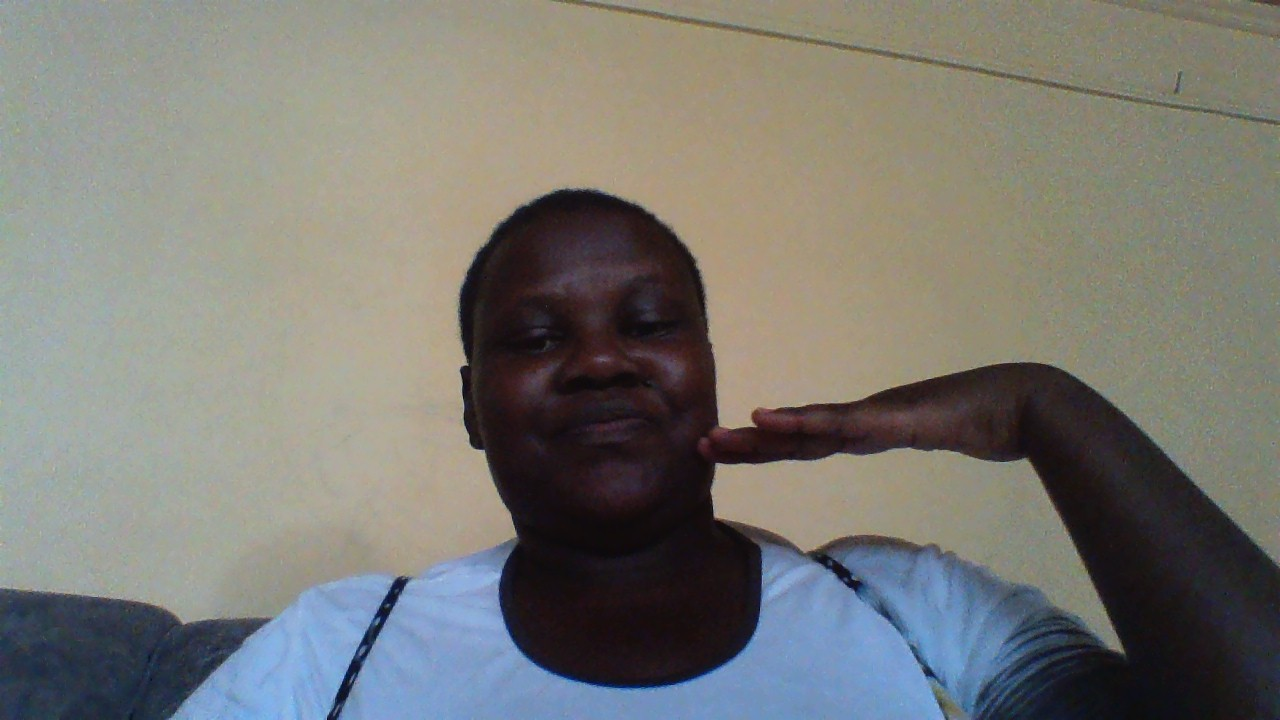
#> input picture traindata/WIN_20241206_14_05_29_Pro.jpg, 1280 x 720 px, given in place of the camera
$ jupyter execute --allow-errors facedetection.ipynb   (text cells are left out)
#> lines starting #> are read from the running program, lines starting #| are printed output that depends on the picture; after the words box and inside, x2 and y2 are one past the last pixel; in counts of white or black regions, pixels touching at a corner belong together
#> further down, video_frame is the input picture: shape (720, 1280, 3); mean B, G, R 115.8, 121.3, 122
[cell 1]
from google.colab import drive
drive.mount('/content/drive')

[cell 2]
folder_path = '/content/drive/MyDrive/facedetectionproject/traindata'

[cell 3]
import numpy
import cv2
import os
import pandas
import matplotlib.pyplot as plt

[cell 4]
imagepath = os.path.join(":/content/drive/MyDrive/traindata" ,'images')

[cell 5]
images = cv2.imread(":/content/drive/MyDrive/traindata ")

[cell 6]
image = cv2.imread(":/content/drive/MyDrive/traindata /IMG_20241210_111909_614 (1).jpg")

[cell 7]
img = cv2.imread(":/content/drive/MyDrive/traindata /IMG_20241210_111909_614.jpg")

[cell 8]
img = cv2.imread(":/content/drive/MyDrive/traindata /IMG_20241210_111909_614 (1).jpg")

[cell 9]
img = cv2.imread("/content/drive/MyDrive/traindata /IMG_20241210_111931_725.jpg")

#> (a cell that did not finish here is left out)

#> (a cell that did not finish here is left out)

#> (a cell that did not finish here is left out)

#> (a cell that did not finish here is left out)

[cell 14]
face_classifier = cv2.CascadeClassifier(
    cv2.data.haarcascades + "haarcascade_frontalface_default.xml"
)

#> (a cell that did not finish here is left out)

#> (a cell that did not finish here is left out)

#> (a cell that did not finish here is left out)

[cell 18]
import matplotlib.pyplot as plt


plt.figure(figsize=(20,10))
#> (the rest of this cell did not finish here and is left out)

[cell 19]
video_capture = cv2.VideoCapture(0)

[cell 20]
def detect_bounding_box(vid):
    gray_image = cv2.cvtColor(vid, cv2.COLOR_BGR2GRAY)
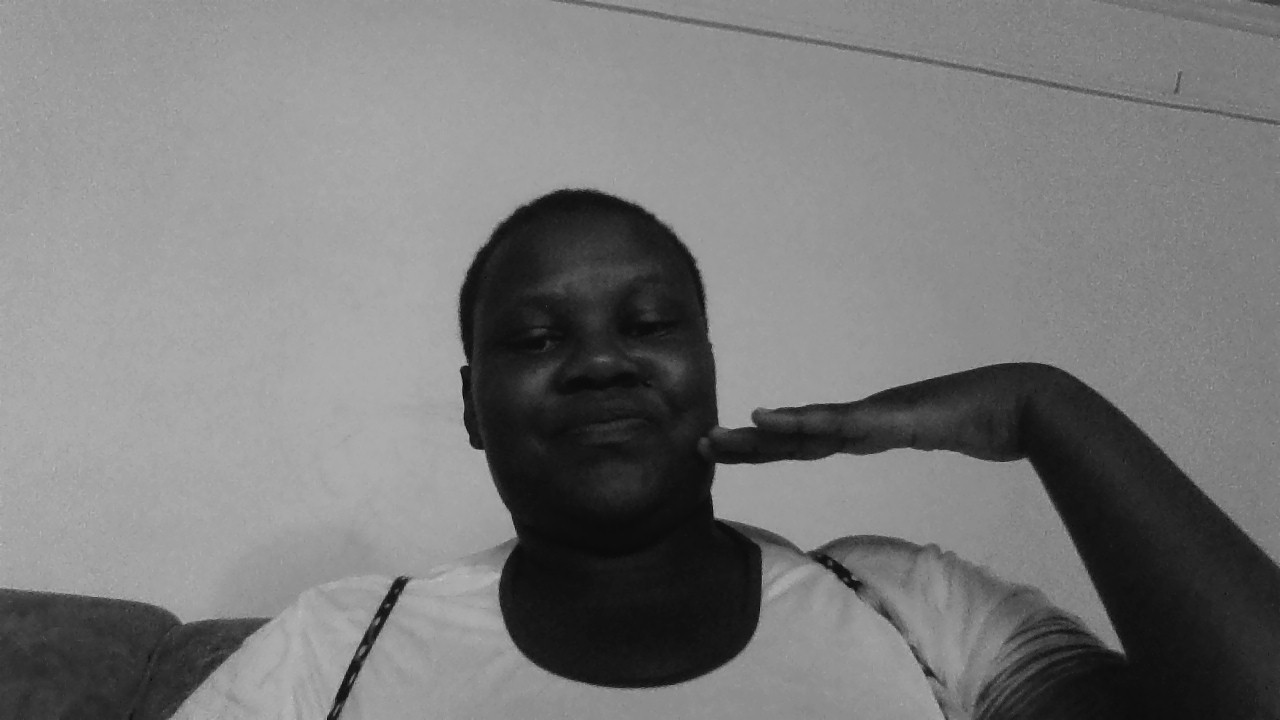
#> gray_image: shape (720, 1280); min 4, max 195, mean 120.9
    faces = face_classifier.detectMultiScale(gray_image, 1.1, 5, minSize=(40, 40))
#> faces = [[474, 230, 245, 245]]
    for (x, y, w, h) in faces:
        cv2.rectangle(vid, (x, y), (x + w, y + h), (0, 255, 0), 4)
#> this loop made 1 pass
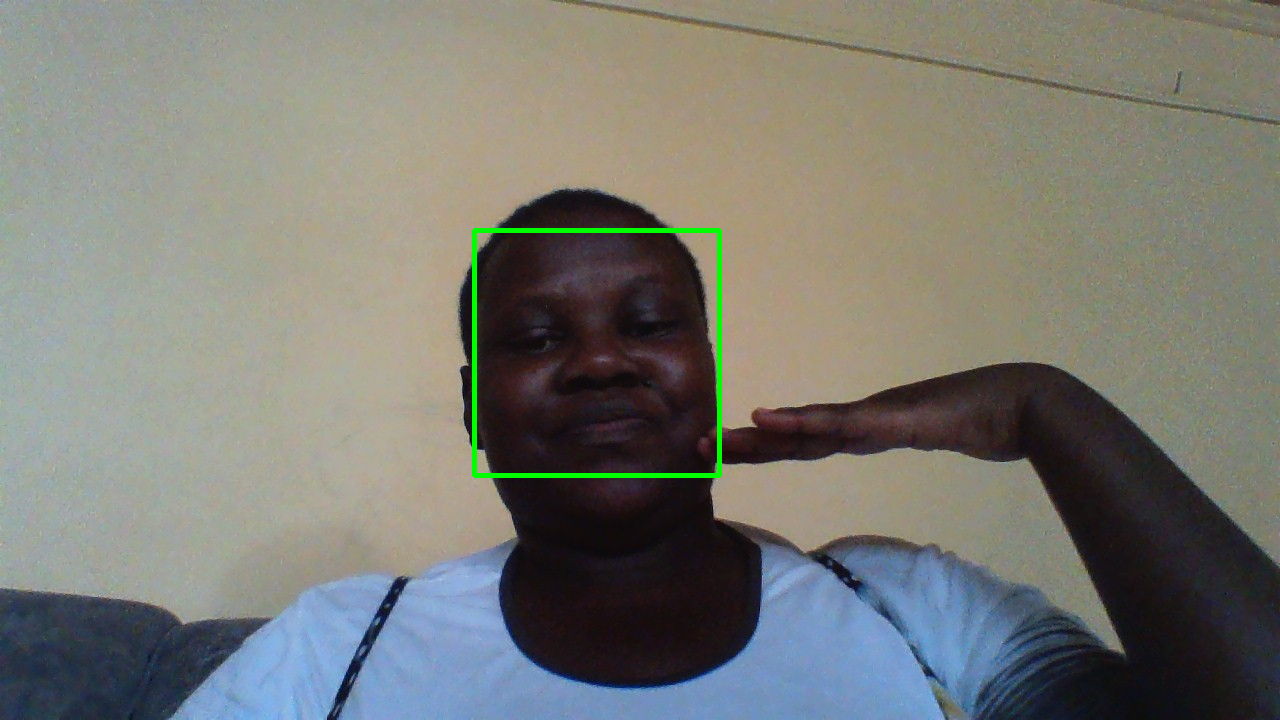
#> vid: shape (720, 1280, 3); 0.53% of pixels changed, all inside (x1, y1, x2, y2) = (472, 228, 722, 478)
    return faces

[cell 21]
while True:

    result, video_frame = video_capture.read()  # read frames from the video
    if result is False:
        break  # terminate the loop if the frame is not read successfully

    faces = detect_bounding_box(
        video_frame
    )  # apply the function we created to the video frame
#> faces = [[474, 230, 245, 245]]

    cv2.imshow(
        "facedetectionproject", video_frame
    )  # display the processed frame in a window named "facedetectionproject"

    if cv2.waitKey(1) & 0xFF == ord("q"):
#> (key q is pressed here)
        break

video_capture.release()
cv2.destroyAllWindows()

[cell 22]
bestmatchimagepath = os.path.join("/content/drive/MyDrive/traindata /IMG_20241210_111909_614.jpg")
bestmatchimage = cv2.imread(bestmatchimagepath)
#> (the rest of this cell did not finish here and is left out)

#> (a cell that did not finish here is left out)

[cell 24]
plt.figure(figsize=(10, 5))
#> (the rest of this cell did not finish here and is left out)

[cell 25]
# script for adding a new face
import os
import numpy as np
import cv2
import matplotlib.pyplot as plt
import pickle

face_data = []
i =0
camera = cv2.VideoCapture(0)
facecascade = cv2.CascadeClassifier(cv2.data.haarcascades + 'haarcascade_frontalface_default.xml')
name = input('Enter your name: ')
#> the answer given: traindata/WIN_20241206_14_05_29_Pro.jpg
ret = True
while(ret):
    ret, frame = camera.read()
    if ret == True:
        gray = cv2.cvtColor(frame, cv2.COLOR_BGR2GRAY)

        face_coordinates = facecascade.detectMultiScale(gray, 1.3, 4)
#> face_coordinates = [[480, 236, 240, 240]]

        for (x, y, w, h) in face_coordinates:
            faces = frame[y:y+h, x:x+w, :]
            resized_faces = cv2.resize(faces, (50, 50))

            if i % 10 == 0 and len(face_data) < 10:
                face_data.append(resized_faces)
            cv2.rectangle(frame, (x, y), (x+w, y+h), (255, 0, 0), 2)
#> this loop made 1 pass
#> pass 1, `faces = frame[y:y+h, x:x+w, :]`:
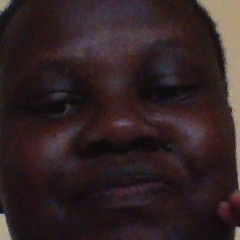
#> faces: shape (240, 240, 3); mean B, G, R 36.5, 34.6, 49.2
#> after the loop:
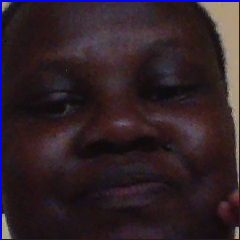
#> faces: shape (240, 240, 3); 2.48% of pixels changed, all inside (x1, y1, x2, y2) = (0, 0, 240, 240)
#> after the loop:
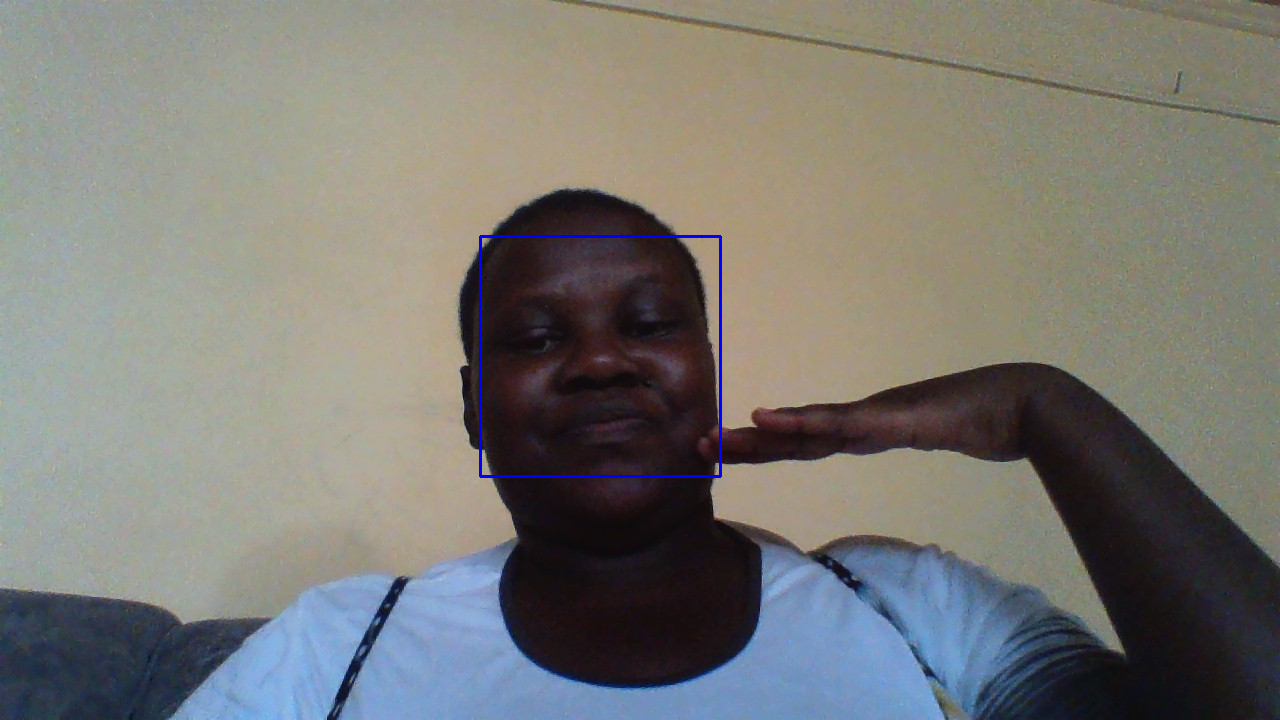
#> frame: shape (720, 1280, 3); 0.31% of pixels changed, all inside (x1, y1, x2, y2) = (479, 235, 722, 478)
#> after the loop, face_data = 1 item
        i += 1

        cv2.imshow('frames', frame)

        if cv2.waitKey(1) == 27 or len(face_data) >= 10:
#> (key q is pressed here)
            break
    else:
        print('error')
        break

cv2.destroyAllWindows()
camera.release()

$ run again, on traindata/WIN_20241206_14_05_30_Pro.jpg
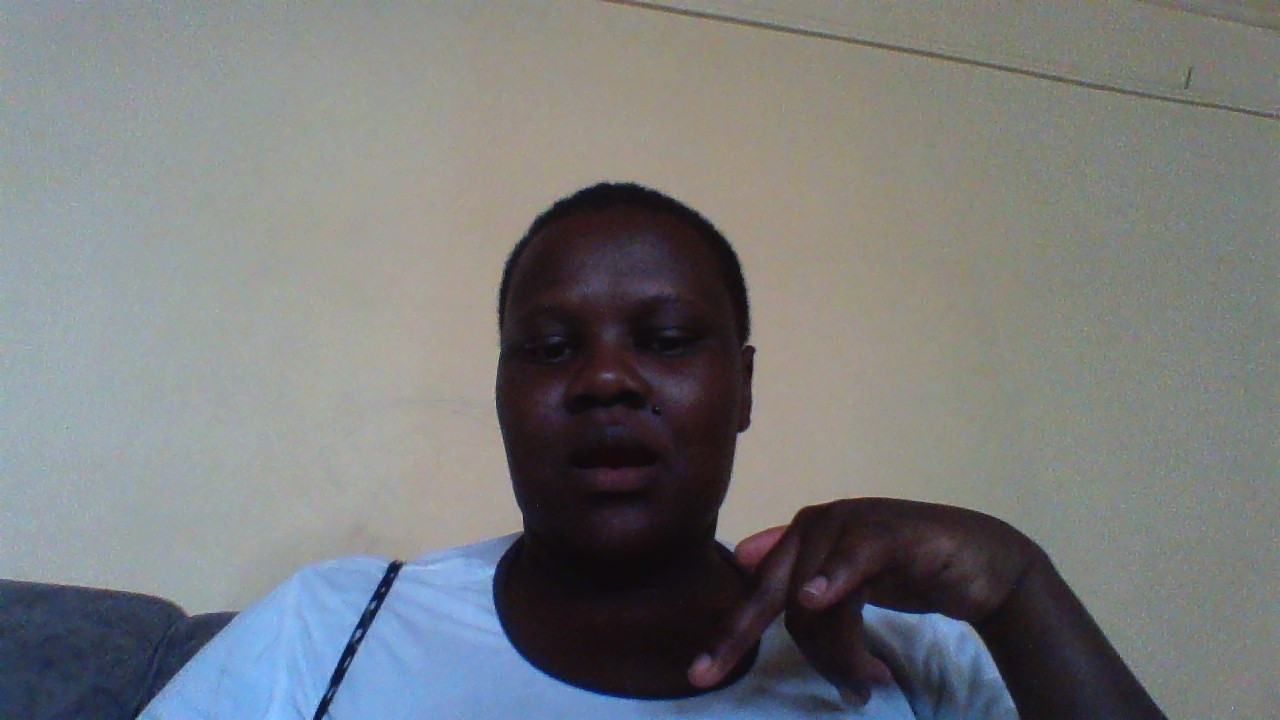
#> input picture traindata/WIN_20241206_14_05_30_Pro.jpg, 1280 x 720 px, given in place of the camera
#> video_frame is the input picture: shape (720, 1280, 3); mean B, G, R 122.8, 122.2, 120
#> in detect_bounding_box, `faces = face_classifier.detectMultiScale(gray_image, 1.1, 5, minSize=(..`: faces = [[480, 239, 265, 265]]
#> the loop in detect_bounding_box, `for (x, y, w, h) in faces:` made 1 pass
#> face_coordinates = [[487, 243, 257, 257]]
#> the loop `for (x, y, w, h) in face_coordinates:` made 1 pass
#> after the loop `for (x, y, w, h) in face_coordinates:`:
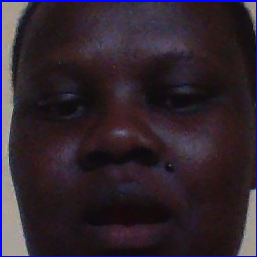
#> faces: shape (257, 257, 3); mean B, G, R 46.9, 36.4, 47.9
#> after the loop `for (x, y, w, h) in face_coordinates:`:
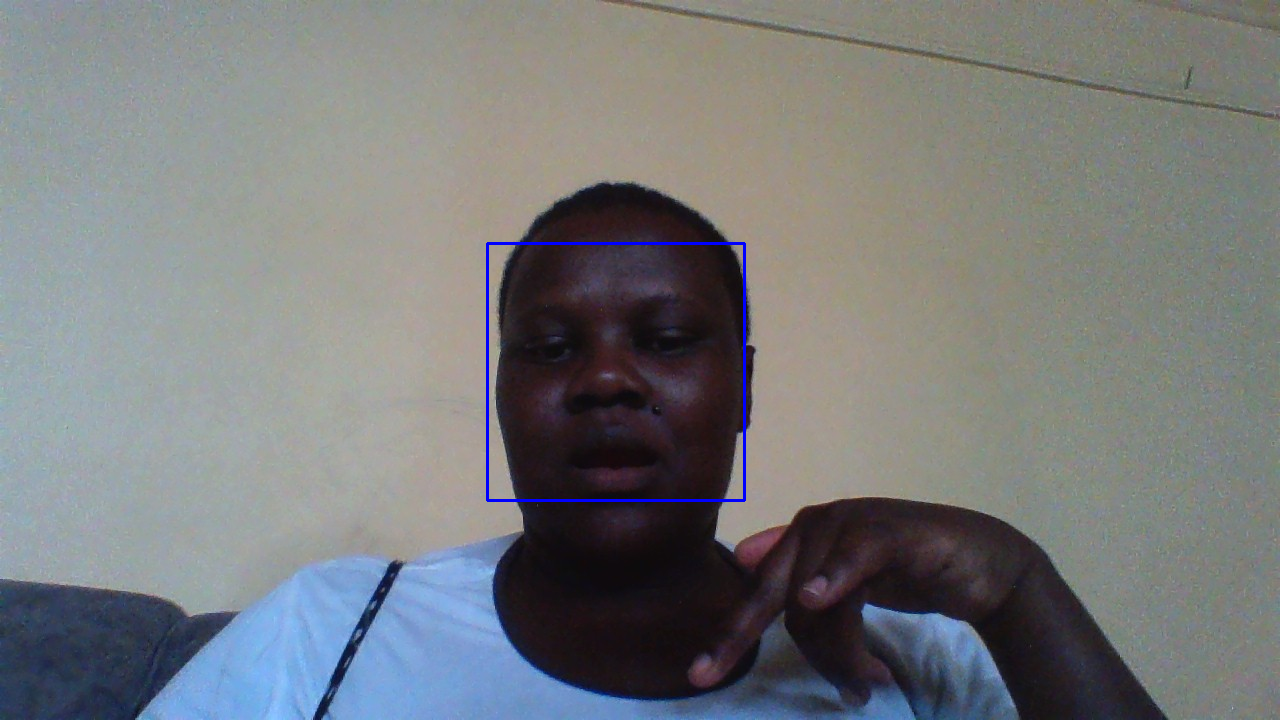
#> frame: shape (720, 1280, 3); 0.33% of pixels changed, all inside (x1, y1, x2, y2) = (486, 242, 746, 502)
#> after the loop `for (x, y, w, h) in face_coordinates:`: face_data = 1 item
